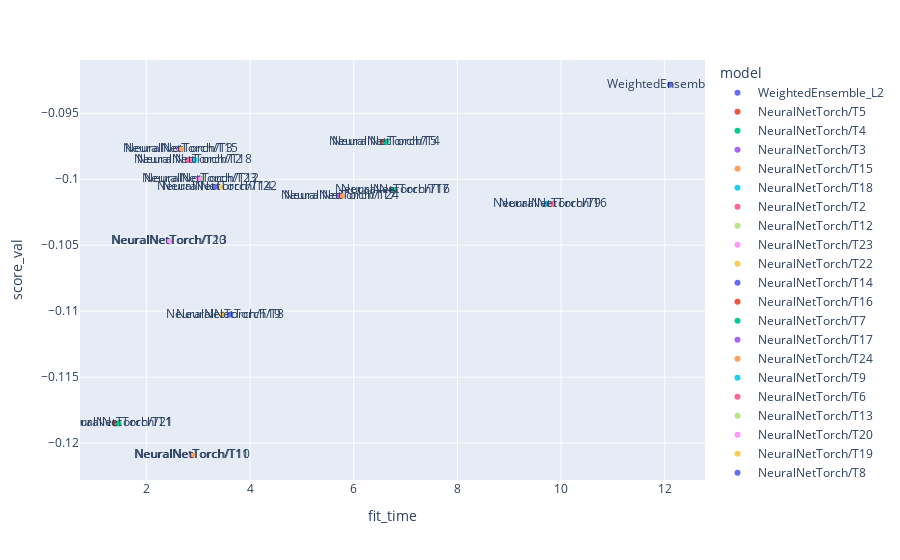

Notebook code cell kept with this figure:
### Code cell
px.scatter(df, x="fit_time", y="score_val", color='model', text="model")

### Figure 1 — Plotly figure (JSON) as saved in the notebook; plotly's stock layout.template omitted (floating-point values rounded to 4 significant figures)
{"data": [{"hovertemplate": "model=%{text}<br>fit_time=%{x}<br>score_val=%{y}<extra></extra>", "legendgroup": "WeightedEnsemble_L2", "marker": {"color": "#636efa", "symbol": "circle"}, "mode": "markers+text", "name": "WeightedEnsemble_L2", "orientation": "v", "showlegend": true, "text": ["WeightedEnsemble_L2"], "type": "scatter", "x": [12.1], "xaxis": "x", "y": [-0.09284], "yaxis": "y"}, {"hovertemplate": "model=%{text}<br>fit_time=%{x}<br>score_val=%{y}<extra></extra>", "legendgroup": "NeuralNetTorch/T5", "marker": {"color": "#EF553B", "symbol": "circle"}, "mode": "markers+text", "name": "NeuralNetTorch/T5", "orientation": "v", "showlegend": true, "text": ["NeuralNetTorch/T5"], "type": "scatter", "x": [6.564], "xaxis": "x", "y": [-0.09718], "yaxis": "y"}, {"hovertemplate": "model=%{text}<br>fit_time=%{x}<br>score_val=%{y}<extra></extra>", "legendgroup": "NeuralNetTorch/T4", "marker": {"color": "#00cc96", "symbol": "circle"}, "mode": "markers+text", "name": "NeuralNetTorch/T4", "orientation": "v", "showlegend": true, "text": ["NeuralNetTorch/T4"], "type": "scatter", "x": [6.62], "xaxis": "x", "y": [-0.09718], "yaxis": "y"}, {"hovertemplate": "model=%{text}<br>fit_time=%{x}<br>score_val=%{y}<extra></extra>", "legendgroup": "NeuralNetTorch/T3", "marker": {"color": "#ab63fa", "symbol": "circle"}, "mode": "markers+text", "name": "NeuralNetTorch/T3", "orientation": "v", "showlegend": true, "text": ["NeuralNetTorch/T3"], "type": "scatter", "x": [2.632], "xaxis": "x", "y": [-0.09773], "yaxis": "y"}, {"hovertemplate": "model=%{text}<br>fit_time=%{x}<br>score_val=%{y}<extra></extra>", "legendgroup": "NeuralNetTorch/T15", "marker": {"color": "#FFA15A", "symbol": "circle"}, "mode": "markers+text", "name": "NeuralNetTorch/T15", "orientation": "v", "showlegend": true, "text": ["NeuralNetTorch/T15"], "type": "scatter", "x": [2.655], "xaxis": "x", "y": [-0.09773], "yaxis": "y"}, {"hovertemplate": "model=%{text}<br>fit_time=%{x}<br>score_val=%{y}<extra></extra>", "legendgroup": "NeuralNetTorch/T18", "marker": {"color": "#19d3f3", "symbol": "circle"}, "mode": "markers+text", "name": "NeuralNetTorch/T18", "orientation": "v", "showlegend": true, "text": ["NeuralNetTorch/T18"], "type": "scatter", "x": [2.921], "xaxis": "x", "y": [-0.09854], "yaxis": "y"}, {"hovertemplate": "model=%{text}<br>fit_time=%{x}<br>score_val=%{y}<extra></extra>", "legendgroup": "NeuralNetTorch/T2", "marker": {"color": "#FF6692", "symbol": "circle"}, "mode": "markers+text", "name": "NeuralNetTorch/T2", "orientation": "v", "showlegend": true, "text": ["NeuralNetTorch/T2"], "type": "scatter", "x": [2.81], "xaxis": "x", "y": [-0.09854], "yaxis": "y"}, {"hovertemplate": "model=%{text}<br>fit_time=%{x}<br>score_val=%{y}<extra></extra>", "legendgroup": "NeuralNetTorch/T12", "marker": {"color": "#B6E880", "symbol": "circle"}, "mode": "markers+text", "name": "NeuralNetTorch/T12", "orientation": "v", "showlegend": true, "text": ["NeuralNetTorch/T12"], "type": "scatter", "x": [3.057], "xaxis": "x", "y": [-0.09995], "yaxis": "y"}, {"hovertemplate": "model=%{text}<br>fit_time=%{x}<br>score_val=%{y}<extra></extra>", "legendgroup": "NeuralNetTorch/T23", "marker": {"color": "#FF97FF", "symbol": "circle"}, "mode": "markers+text", "name": "NeuralNetTorch/T23", "orientation": "v", "showlegend": true, "text": ["NeuralNetTorch/T23"], "type": "scatter", "x": [3.021], "xaxis": "x", "y": [-0.09995], "yaxis": "y"}, {"hovertemplate": "model=%{text}<br>fit_time=%{x}<br>score_val=%{y}<extra></extra>", "legendgroup": "NeuralNetTorch/T22", "marker": {"color": "#FECB52", "symbol": "circle"}, "mode": "markers+text", "name": "NeuralNetTorch/T22", "orientation": "v", "showlegend": true, "text": ["NeuralNetTorch/T22"], "type": "scatter", "x": [3.416], "xaxis": "x", "y": [-0.1006], "yaxis": "y"}, {"hovertemplate": "model=%{text}<br>fit_time=%{x}<br>score_val=%{y}<extra></extra>", "legendgroup": "NeuralNetTorch/T14", "marker": {"color": "#636efa", "symbol": "circle"}, "mode": "markers+text", "name": "NeuralNetTorch/T14", "orientation": "v", "showlegend": true, "text": ["NeuralNetTorch/T14"], "type": "scatter", "x": [3.318], "xaxis": "x", "y": [-0.1006], "yaxis": "y"}, {"hovertemplate": "model=%{text}<br>fit_time=%{x}<br>score_val=%{y}<extra></extra>", "legendgroup": "NeuralNetTorch/T16", "marker": {"color": "#EF553B", "symbol": "circle"}, "mode": "markers+text", "name": "NeuralNetTorch/T16", "orientation": "v", "showlegend": true, "text": ["NeuralNetTorch/T16"], "type": "scatter", "x": [6.748], "xaxis": "x", "y": [-0.1008], "yaxis": "y"}, {"hovertemplate": "model=%{text}<br>fit_time=%{x}<br>score_val=%{y}<extra></extra>", "legendgroup": "NeuralNetTorch/T7", "marker": {"color": "#00cc96", "symbol": "circle"}, "mode": "markers+text", "name": "NeuralNetTorch/T7", "orientation": "v", "showlegend": true, "text": ["NeuralNetTorch/T7"], "type": "scatter", "x": [6.795], "xaxis": "x", "y": [-0.1008], "yaxis": "y"}, {"hovertemplate": "model=%{text}<br>fit_time=%{x}<br>score_val=%{y}<extra></extra>", "legendgroup": "NeuralNetTorch/T17", "marker": {"color": "#ab63fa", "symbol": "circle"}, "mode": "markers+text", "name": "NeuralNetTorch/T17", "orientation": "v", "showlegend": true, "text": ["NeuralNetTorch/T17"], "type": "scatter", "x": [5.709], "xaxis": "x", "y": [-0.1013], "yaxis": "y"}, {"hovertemplate": "model=%{text}<br>fit_time=%{x}<br>score_val=%{y}<extra></extra>", "legendgroup": "NeuralNetTorch/T24", "marker": {"color": "#FFA15A", "symbol": "circle"}, "mode": "markers+text", "name": "NeuralNetTorch/T24", "orientation": "v", "showlegend": true, "text": ["NeuralNetTorch/T24"], "type": "scatter", "x": [5.772], "xaxis": "x", "y": [-0.1013], "yaxis": "y"}, {"hovertemplate": "model=%{text}<br>fit_time=%{x}<br>score_val=%{y}<extra></extra>", "legendgroup": "NeuralNetTorch/T9", "marker": {"color": "#19d3f3", "symbol": "circle"}, "mode": "markers+text", "name": "NeuralNetTorch/T9", "orientation": "v", "showlegend": true, "text": ["NeuralNetTorch/T9"], "type": "scatter", "x": [9.721], "xaxis": "x", "y": [-0.1019], "yaxis": "y"}, {"hovertemplate": "model=%{text}<br>fit_time=%{x}<br>score_val=%{y}<extra></extra>", "legendgroup": "NeuralNetTorch/T6", "marker": {"color": "#FF6692", "symbol": "circle"}, "mode": "markers+text", "name": "NeuralNetTorch/T6", "orientation": "v", "showlegend": true, "text": ["NeuralNetTorch/T6"], "type": "scatter", "x": [9.848], "xaxis": "x", "y": [-0.1019], "yaxis": "y"}, {"hovertemplate": "model=%{text}<br>fit_time=%{x}<br>score_val=%{y}<extra></extra>", "legendgroup": "NeuralNetTorch/T13", "marker": {"color": "#B6E880", "symbol": "circle"}, "mode": "markers+text", "name": "NeuralNetTorch/T13", "orientation": "v", "showlegend": true, "text": ["NeuralNetTorch/T13"], "type": "scatter", "x": [2.456], "xaxis": "x", "y": [-0.1047], "yaxis": "y"}, {"hovertemplate": "model=%{text}<br>fit_time=%{x}<br>score_val=%{y}<extra></extra>", "legendgroup": "NeuralNetTorch/T20", "marker": {"color": "#FF97FF", "symbol": "circle"}, "mode": "markers+text", "name": "NeuralNetTorch/T20", "orientation": "v", "showlegend": true, "text": ["NeuralNetTorch/T20"], "type": "scatter", "x": [2.433], "xaxis": "x", "y": [-0.1047], "yaxis": "y"}, {"hovertemplate": "model=%{text}<br>fit_time=%{x}<br>score_val=%{y}<extra></extra>", "legendgroup": "NeuralNetTorch/T19", "marker": {"color": "#FECB52", "symbol": "circle"}, "mode": "markers+text", "name": "NeuralNetTorch/T19", "orientation": "v", "showlegend": true, "text": ["NeuralNetTorch/T19"], "type": "scatter", "x": [3.485], "xaxis": "x", "y": [-0.1103], "yaxis": "y"}, {"hovertemplate": "model=%{text}<br>fit_time=%{x}<br>score_val=%{y}<extra></extra>", "legendgroup": "NeuralNetTorch/T8", "marker": {"color": "#636efa", "symbol": "circle"}, "mode": "markers+text", "name": "NeuralNetTorch/T8", "orientation": "v", "showlegend": true, "text": ["NeuralNetTorch/T8"], "type": "scatter", "x": [3.617], "xaxis": "x", "y": [-0.1103], "yaxis": "y"}, {"hovertemplate": "model=%{text}<br>fit_time=%{x}<br>score_val=%{y}<extra></extra>", "legendgroup": "NeuralNetTorch/T21", "marker": {"color": "#EF553B", "symbol": "circle"}, "mode": "markers+text", "name": "NeuralNetTorch/T21", "orientation": "v", "showlegend": true, "text": ["NeuralNetTorch/T21"], "type": "scatter", "x": [1.396], "xaxis": "x", "y": [-0.1185], "yaxis": "y"}, {"hovertemplate": "model=%{text}<br>fit_time=%{x}<br>score_val=%{y}<extra></extra>", "legendgroup": "NeuralNetTorch/T1", "marker": {"color": "#00cc96", "symbol": "circle"}, "mode": "markers+text", "name": "NeuralNetTorch/T1", "orientation": "v", "showlegend": true, "text": ["NeuralNetTorch/T1"], "type": "scatter", "x": [1.461], "xaxis": "x", "y": [-0.1185], "yaxis": "y"}, {"hovertemplate": "model=%{text}<br>fit_time=%{x}<br>score_val=%{y}<extra></extra>", "legendgroup": "NeuralNetTorch/T11", "marker": {"color": "#ab63fa", "symbol": "circle"}, "mode": "markers+text", "name": "NeuralNetTorch/T11", "orientation": "v", "showlegend": true, "text": ["NeuralNetTorch/T11"], "type": "scatter", "x": [2.875], "xaxis": "x", "y": [-0.1209], "yaxis": "y"}, {"hovertemplate": "model=%{text}<br>fit_time=%{x}<br>score_val=%{y}<extra></extra>", "legendgroup": "NeuralNetTorch/T10", "marker": {"color": "#FFA15A", "symbol": "circle"}, "mode": "markers+text", "name": "NeuralNetTorch/T10", "orientation": "v", "showlegend": true, "text": ["NeuralNetTorch/T10"], "type": "scatter", "x": [2.884], "xaxis": "x", "y": [-0.1209], "yaxis": "y"}], "layout": {"legend": {"title": {"text": "model"}, "tracegroupgap": 0}, "margin": {"t": 60}, "xaxis": {"anchor": "y", "domain": [0, 1], "title": {"text": "fit_time"}}, "yaxis": {"anchor": "x", "domain": [0, 1], "title": {"text": "score_val"}}}}
